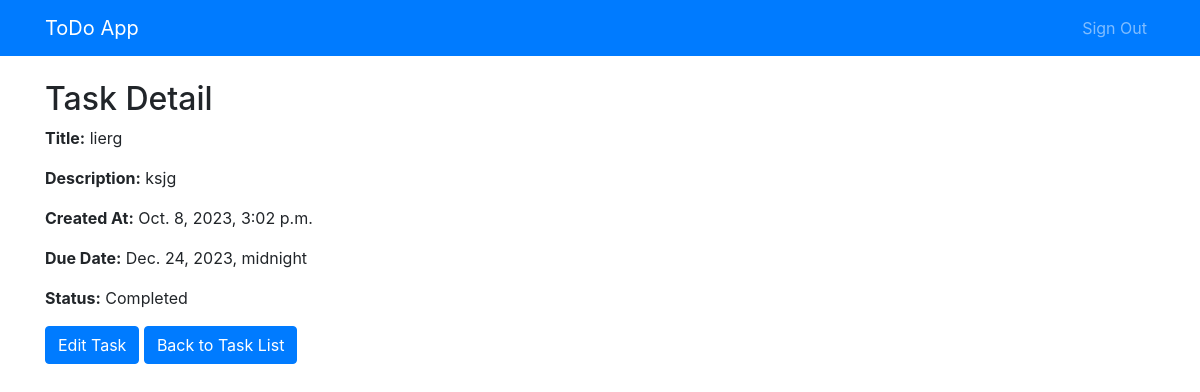
The app's page /task/3/ (signed in) with its own data.
### core/models.py (models this page shows, shortened)
class Task(models.Model):
    title = models.CharField(max_length=200)
    description = models.TextField(blank=True, null=True)
    created_at = models.DateTimeField(auto_now_add=True)
    due_date = models.DateTimeField(blank=True, null=True)
    completed = models.BooleanField(default=False)
    user = models.ForeignKey(User, on_delete=models.CASCADE)  # Associate tasks with users

### core/views.py (the view)
# urls.py: path('task/<int:task_id>/', views.task_detail, name='task_detail'),
def task_detail(request, task_id):
    if request.user.is_authenticated:
        task = Task.objects.get(id=task_id, user=request.user)
        context = {'task': task}
        return render(request, 'task_detail.html', context)
    else:
        return redirect('signin')

### core/templates/task_detail.html
{% extends 'base.html' %}
{% block content %}
<h2>Task Detail</h2>
<p><strong>Title:</strong> {{ task.title }}</p>
<p><strong>Description:</strong> {{ task.description }}</p>
<p><strong>Created At:</strong> {{ task.created_at }}</p>
<p><strong>Due Date:</strong> {{ task.due_date }}</p>
<p><strong>Status:</strong> {% if task.completed %} Completed {% else %} Pending {% endif %}</p>
<a href="{% url 'edit_task' task.id %}" class="btn btn-primary">Edit Task</a>
<a href="{% url 'task_list' %}" class="btn btn-primary">Back to Task List</a>
{% endblock %}

### records on screen
Task: title "lierg", description "ksjg", created_at "Oct. 8, 2023, 3:02 p.m.", due_date "Dec. 24, 2023, midnight"
